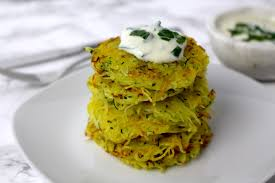
#> input picture Kartoffelpuffer.jpg, 275 x 183 px, found by its file name
$ python 9_blur.py
#> lines starting #> are read from the running program, lines starting #| are printed output that depends on the picture
import cv2 as cv

img = cv.imread('kartoffelpuffer.jpg')
#> img is the input picture: shape (183, 275, 3); mean B, G, R 148, 173.6, 178.8
cv.imshow('img',img)

# Mitteln
average = cv.blur(img,(7,7))
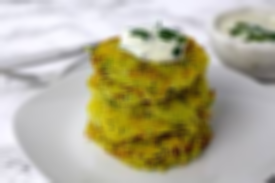
#> average: shape (183, 275, 3); mean B, G, R 148, 173.6, 178.8
cv.imshow('average',average)

# Gaussian Blur
gauss = cv.GaussianBlur(img,(7,7),0)
cv.imshow('gauss',gauss)

# Median Blur (7 --> (7,7))
median = cv.medianBlur(img,7)
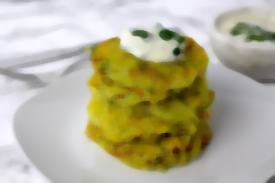
#> median: shape (183, 275, 3); mean B, G, R 147.8, 174.9, 180
cv.imshow('median',median)

# Bilateral (kein Kernel, sondern Durchmesser), sigma = Anzahl der Farbbetrachtung
bilateral = cv.bilateralFilter(img, 15, 30, 30)
cv.imshow('bilateral',bilateral)

cv.waitKey(0)

$ run again, with Mob.jpg copied over Kartoffelpuffer.jpg
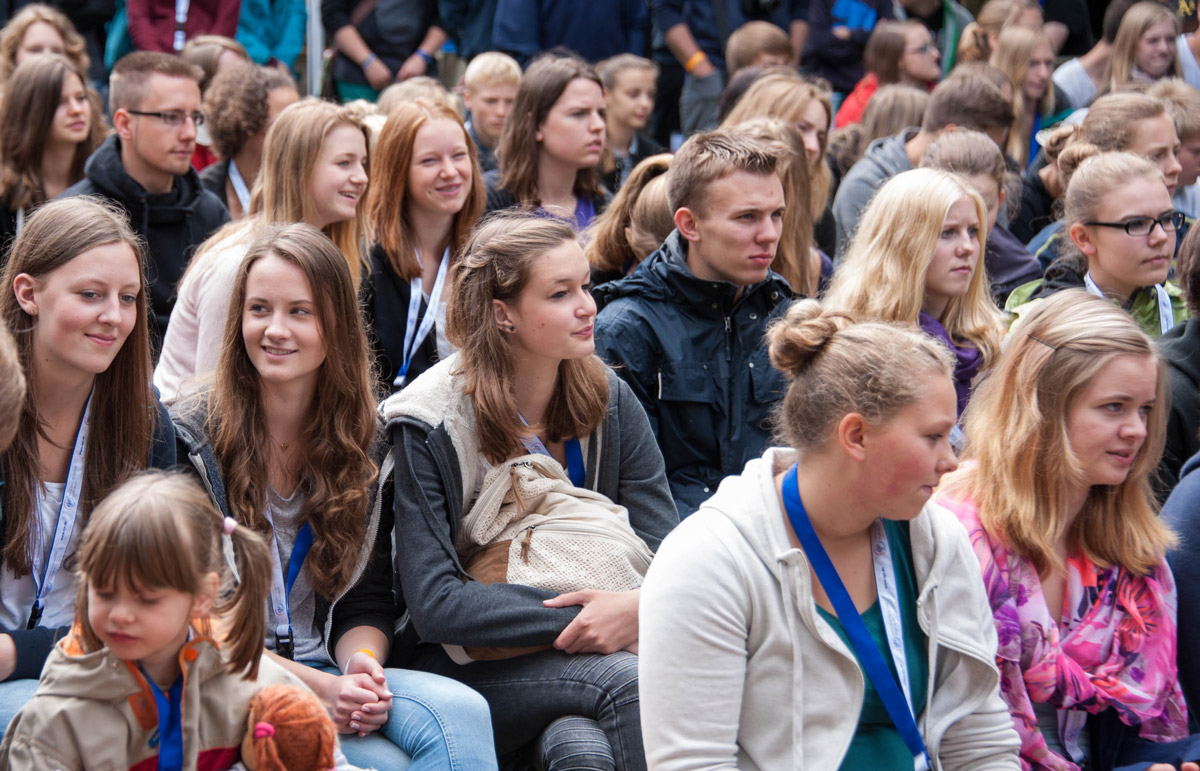
#> input picture Mob.jpg, 1200 x 771 px, found by its file name
#> img is the input picture: shape (771, 1200, 3); mean B, G, R 108.8, 106.7, 125
#> `average = cv.blur(img,(7,7))`:
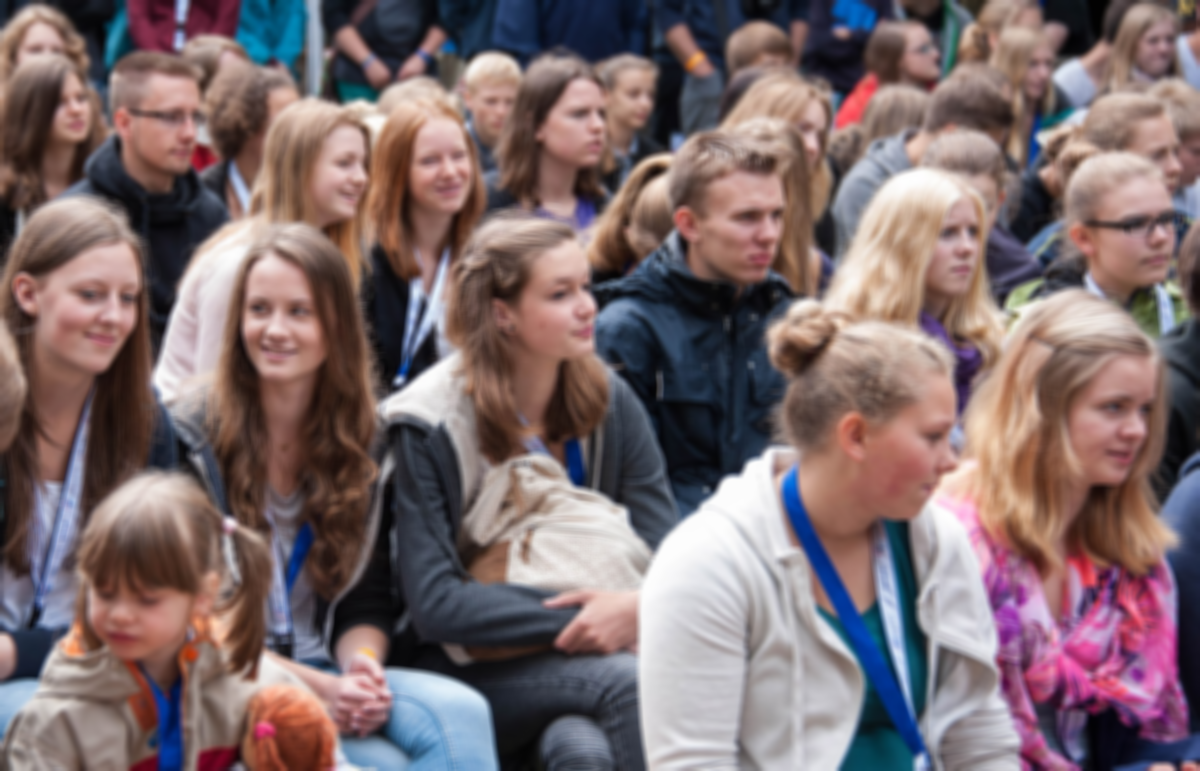
#> average: shape (771, 1200, 3); mean B, G, R 108.8, 106.7, 125
